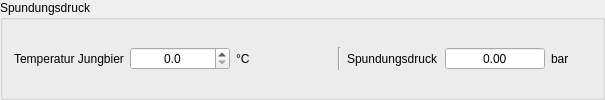
         <widget class="QGroupBox" name="groupBox_4">
          <property name="toolTip">
           <string>&lt;html&gt;&lt;head/&gt;&lt;body&gt;&lt;p&gt;Dieser Bereich des Tab Abfülldaten behandelt die &lt;span style=&quot; font-weight:600;&quot;&gt;Spundung&lt;/span&gt;. Unter Spundung wird die &lt;span style=&quot; font-weight:600;&quot;&gt;künstliche Druckerzeugung&lt;/span&gt; mittels Kohlensäure CO₂ in größeren Gebinden wie Fässern verstanden.&lt;/p&gt;&lt;/body&gt;&lt;/html&gt;</string>
          </property>
          <property name="title">
           <string>Spundungsdruck</string>
          </property>
          <layout class="QGridLayout" name="gridLayout_6">
           <property name="verticalSpacing">
            <number>4</number>
           </property>
           <item row="0" column="5">
            <widget class="QLabel" name="label_sp">
             <property name="text">
              <string>Spundungsdruck</string>
             </property>
            </widget>
           </item>
           <item row="0" column="4">
            <widget class="Line" name="line_6">
             <property name="orientation">
              <enum>Qt::Vertical</enum>
             </property>
            </widget>
           </item>
           <item row="0" column="6">
            <widget class="DoubleSpinBoxSud" name="tbSpundungsdruck">
             <property name="minimumSize">
              <size>
               <width>100</width>
               <height>0</height>
              </size>
             </property>
             <property name="toolTip">
              <string>&lt;html&gt;&lt;head/&gt;&lt;body&gt;&lt;p&gt;Ist die Temperatur des Jungbieres links eingegeben, wird hier der erforderlcihe &lt;span style=&quot; font-weight:600;&quot;&gt;Spundungsdruck&lt;/span&gt; für das Fass oder ein anderes Gebinde für die Reifung unter Druck angegeben.&lt;/p&gt;&lt;p&gt;Unter Spundungsdruck versteht man den Druck, um &lt;span style=&quot; font-weight:600;&quot;&gt;Jungbier&lt;/span&gt; mit in einem Gebinde wie einem Fass zu karbonisieren. Der Spundungsdruck kann hier im Gegensatz zur Flasche durch ein Spundventil eingestellt werden, so dass zu viel Speise oder Zucker kein Unglück hervorrufen, wie es Flaschenbomben zu eigen ist. Der Spundungsdruck ist temperaturabhängig. Je niedriger diese ist, um so mehr Kohlendioxid CO₂ kann im Jungbier gelöst werden. Spundungsdruck stellt die Rezens eines Bieres ein.&lt;/p&gt;&lt;p&gt;Im Gegensatz zur einer natürlichen Gärung mit Speise, Resthefe, Zucker, besteht bei Fässern und ähnlichen Gebinden die Möglihckiet der &lt;span style=&quot; font-weight:600;&quot;&gt;Zwangskarbonisierung&lt;/span&gt;. Dabei wird CO₂ per Gasflasche zugegeben.&lt;/p&gt;&lt;/body&gt;&lt;/html&gt;</string>
             </property>
             <property name="alignment">
              <set>Qt::AlignCenter</set>
             </property>
             <property name="readOnly">
              <bool>true</bool>
             </property>
             <property name="buttonSymbols">
              <enum>QAbstractSpinBox::NoButtons</enum>
             </property>
             <property name="decimals">
              <number>2</number>
             </property>
             <property name="maximum">
              <double>20.000000000000000</double>
             </property>
            </widget>
           </item>
           <item row="0" column="7">
            <widget class="QLabel" name="label_esp">
             <property name="minimumSize">
              <size>
               <width>40</width>
               <height>0</height>
              </size>
             </property>
             <property name="text">
              <string>bar</string>
             </property>
            </widget>
           </item>
           <item row="0" column="1">
            <widget class="DoubleSpinBoxSud" name="tbTemperaturJungbier">
             <property name="minimumSize">
              <size>
               <width>100</width>
               <height>0</height>
              </size>
             </property>
             <property name="toolTip">
              <string>&lt;html&gt;&lt;head/&gt;&lt;body&gt;&lt;p&gt;Hier wir die &lt;span style=&quot; font-weight:600;&quot;&gt;Temperatur&lt;/span&gt; des Jungbieres beim Abfüllen eingegeben. Anhand der Temperatur rechnet der Kleine Brauhelfer den benötigten Spundungsdruck auf das Fass oder ähnliches Gebinde aus, um die im Rezept festgelegte Karbonisierung CO₂/l zu erreichen.&lt;/p&gt;&lt;p&gt;Je kühler das Bier gelagert wird, um so weniger Druck ist nötig, da sich bei niedrigeren Temperaturen Kohlensäure im Bier besser löst. Umgekehrt heißt dies, dass sich bei einer kalten Lagerung der Druck erhöht, sobald der Inhalt erwärmt wird.&lt;/p&gt;&lt;p&gt;Bei hochkarbonisierten Bieren kann dies später ein Problem darstellen, das sich mindestens durch einen aufschäumenden Charakter bemerkbar macht.&lt;/p&gt;&lt;/body&gt;&lt;/html&gt;</string>
             </property>
             <property name="alignment">
              <set>Qt::AlignCenter</set>
             </property>
             <property name="decimals">
              <number>1</number>
             </property>
             <property name="minimum">
              <double>0.000000000000000</double>
             </property>
             <property name="maximum">
              <double>999.000000000000000</double>
             </property>
             <property name="singleStep">
              <double>0.100000000000000</double>
             </property>
            </widget>
           </item>
           <item row="1" column="5">
            <spacer name="horizontalSpacer_12">
             <property name="orientation">
              <enum>Qt::Horizontal</enum>
             </property>
             <property name="sizeHint" stdset="0">
              <size>
               <width>40</width>
               <height>0</height>
              </size>
             </property>
            </spacer>
           </item>
           <item row="0" column="2">
            <widget class="QLabel" name="label_52">
             <property name="minimumSize">
              <size>
               <width>40</width>
               <height>0</height>
              </size>
             </property>
             <property name="text">
              <string>°C</string>
             </property>
            </widget>
           </item>
           <item row="0" column="0">
            <widget class="QLabel" name="label_51">
             <property name="text">
              <string>Temperatur Jungbier</string>
             </property>
            </widget>
           </item>
           <item row="1" column="0">
            <spacer name="horizontalSpacer_11">
             <property name="orientation">
              <enum>Qt::Horizontal</enum>
             </property>
             <property name="sizeHint" stdset="0">
              <size>
               <width>40</width>
               <height>0</height>
              </size>
             </property>
            </spacer>
           </item>
           <item row="0" column="3">
            <widget class="QLabel" name="label_86">
             <property name="minimumSize">
              <size>
               <width>50</width>
               <height>0</height>
              </size>
             </property>
             <property name="maximumSize">
              <size>
               <width>50</width>
               <height>16777215</height>
              </size>
             </property>
            </widget>
           </item>
          </layout>
         </widget>
